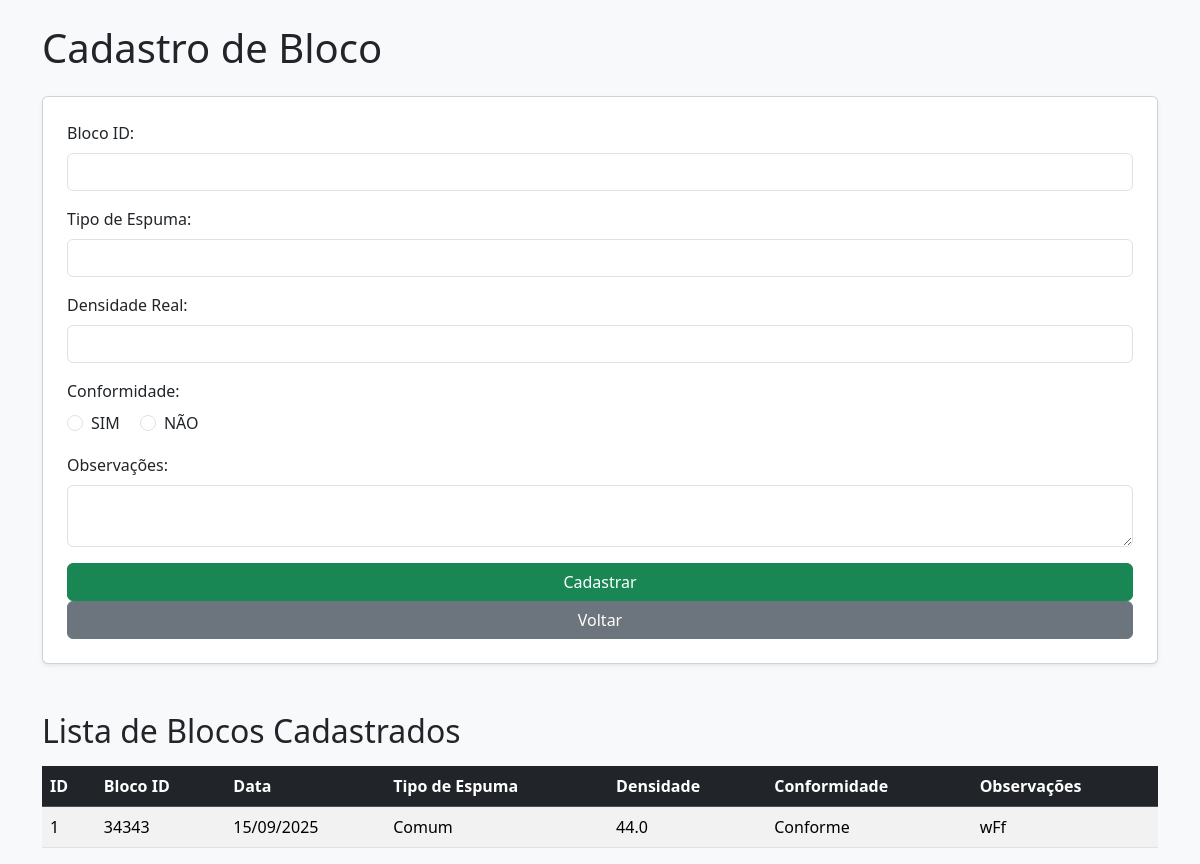
/cadastro, run on an earlier commit of the app's database.
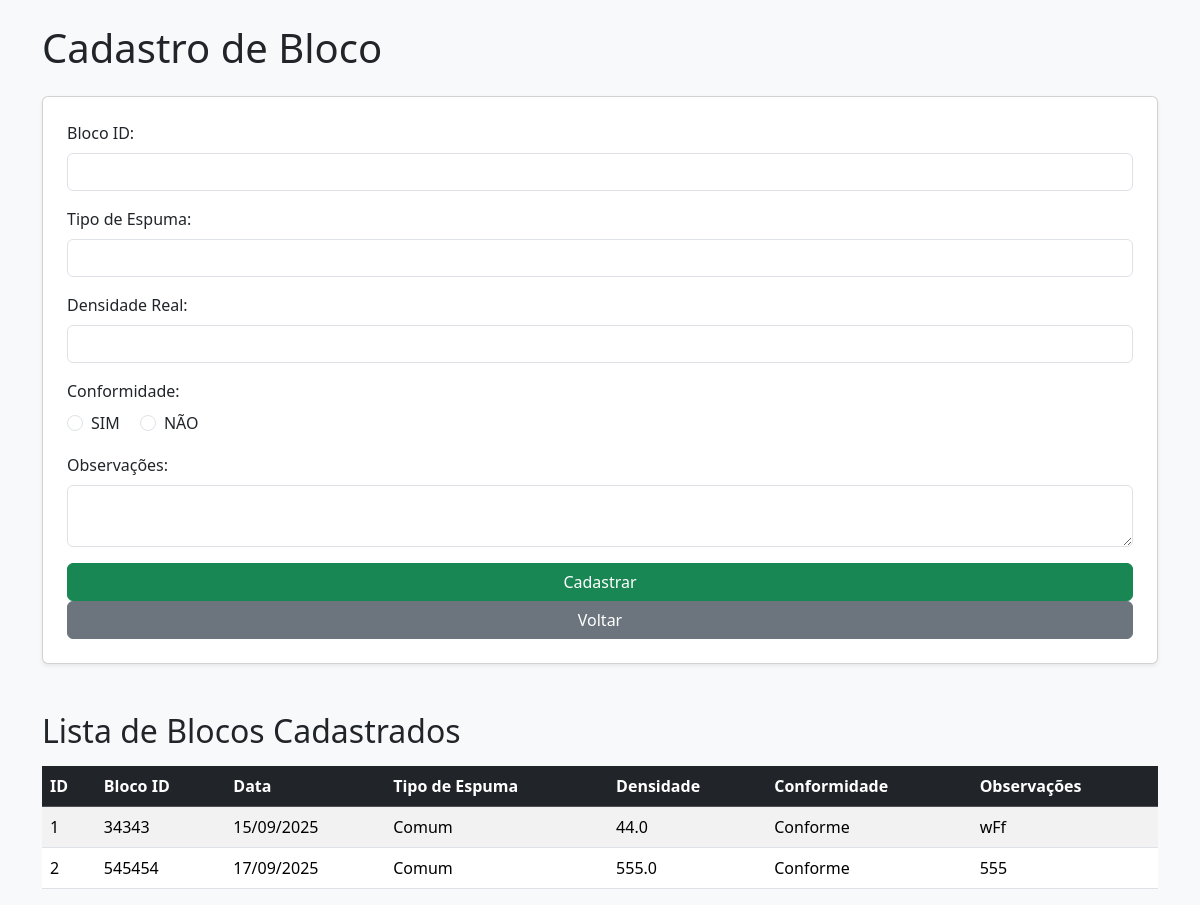
And on a later commit of the database.
### models.py (models this page shows)
class Bloco(db.Model):
    __tablename__ = "blocos"  # nome explícito da tabela
    id = db.Column(db.Integer, primary_key=True)
    bloco_id = db.Column(db.String(50), unique=True, nullable=False)
    data_producao = db.Column(db.Date, default=date.today, nullable=False)
    tipo_espuma = db.Column(db.String(50), nullable=False)
    densidade_real = db.Column(db.Float, nullable=False)
    conformidade = db.Column(db.String(20), nullable=False)
    observacoes = db.Column(db.Text)

### routes.py (the view, shortened to what this page needs)
    @app.route('/cadastro', methods=['GET', 'POST'])
    def cadastro_prod():
        blocos = Bloco.query.all()
        return render_template('cadastro_prod.html', blocos=blocos)

### Templates/cadastro_prod.html (shortened to what this page needs)
<!DOCTYPE html>
<html lang="pt-br">
<head>
    <link href="https://cdn.jsdelivr.net/npm/bootstrap@5.3.2/dist/css/bootstrap.min.css" rel="stylesheet">
</head>
<body class="bg-light">
<div class="container mt-4">
    <h1 class="mb-4">Cadastro de Bloco</h1>
    <form method="POST" action="{{ url_for('cadastro_prod') }}" class="card p-4 shadow-sm mb-5 bg-white rounded">
    <div class="mb-3">
        <label for="bloco_id" class="form-label">Bloco ID:</label>
        <input type="text" id="bloco_id" name="bloco_id" class="form-control" required>
    </div>
    <div class="mb-3">
        <label for="tipo_espuma" class="form-label">Tipo de Espuma:</label>
        <input type="text" id="tipo_espuma" name="tipo_espuma" class="form-control" required>
    </div>
    <div class="mb-3">
        <label for="densidade_real" class="form-label">Densidade Real:</label>
        <input type="number" id="densidade_real" step="0.01" name="densidade_real" class="form-control" required>
    </div>
    <div class="mb-3">
        <label class="form-label">Conformidade:</label><br>
        <div class="form-check form-check-inline">
            <input type="radio" id="conforme_sim" name="conformidade" value="SIM" class="form-check-input" required>
            <label class="form-check-label" for="conforme_sim">SIM</label>
        </div>
        <div class="form-check form-check-inline">
            <input type="radio" id="conforme_nao" name="conformidade" value="NÃO" class="form-check-input" required>
            <label class="form-check-label" for="conforme_nao">NÃO</label>
        </div>
    </div>
    <div class="mb-3">
        <label for="observacoes" class="form-label">Observações:</label>
        <textarea id="observacoes" name="observacoes" class="form-control"></textarea>
    </div>
    <button type="submit" class="btn btn-success">Cadastrar</button>
    <a href="{{ url_for('index') }}" class="btn btn-secondary">Voltar</a>
</form>
    <h2 class="mb-3">Lista de Blocos Cadastrados</h2>
    <table class="table table-striped">
        <thead class="table-dark">
    <tr>
        <th>ID</th>
        <th>Bloco ID</th>
        <th>Data</th>
        <th>Tipo de Espuma</th>
        <th>Densidade</th>
        <th>Conformidade</th>
        <th>Observações</th>
    </tr>
</thead>
<tbody>
    {% for bloco in blocos %}
    <tr>
        <td>{{ bloco.id }}</td>
        <td>{{ bloco.bloco_id }}</td>
        <td>{{ bloco.data_producao.strftime('%d/%m/%Y') }}</td>
        <td>{{ bloco.tipo_espuma }}</td>
        <td>{{ bloco.densidade_real }}</td>
        <td>{{ bloco.conformidade }}</td>
        <td>{{ bloco.observacoes }}</td>
    </tr>
    {% endfor %}
</tbody>
    </table>
</div>
</body>
</html>

What changed in the data, as far as the page shows it:
added Bloco: id "2", bloco_id "545454", data_producao "17/09/2025", tipo_espuma "Comum", densidade_real "555.0", conformidade "Conforme", observacoes "555"
